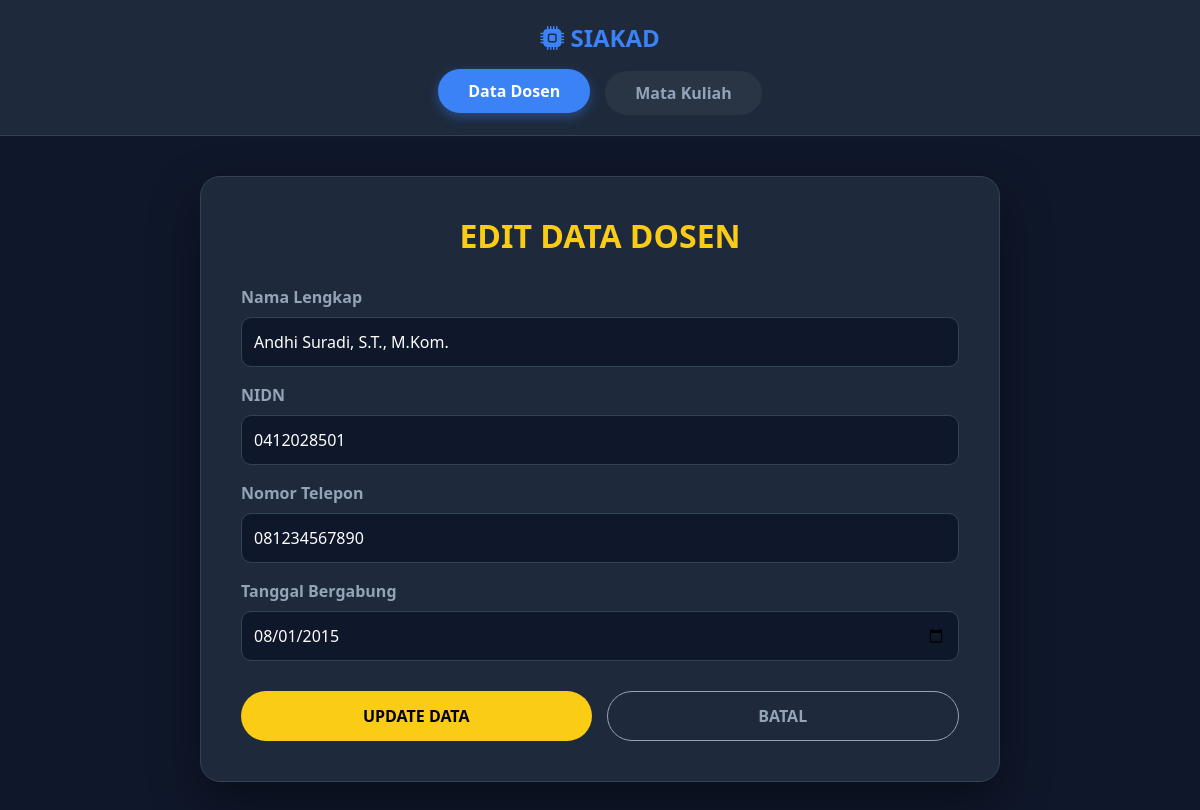
Screenshot of /tp_mvc25/index.php?mod=lecturer&act=edit&id=1 with the database file from the repository.
### tables this page shows
CREATE TABLE `lecturers` (
  `id` int(11) NOT NULL,
  `name` varchar(100) NOT NULL,
  `nidn` varchar(20) NOT NULL,
  `phone` varchar(20) NOT NULL,
  `join_date` date NOT NULL
);

### tp_mvc25/models/DB.php (called while the page is built, shortened)
<?php
class DB {
    private $host = "localhost";
    private $user = "root";
    private $pass = "";
    private $db   = "tp_mvc25";
    public function __construct() {
        $this->conn = new mysqli($this->host, $this->user, $this->pass, $this->db);
    }
}
?>

### tp_mvc25/models/Lecturer.php (called while the page is built, shortened)
<?php
include_once 'models/DB.php';
class Lecturer extends DB {
    public function getById($id) {
        $result = $this->conn->query("SELECT * FROM lecturers WHERE id='$id'");
        return $result->fetch_assoc();
    }
}
?>

### tp_mvc25/views/lecturer_edit.php (the view, shortened to what this page needs)
<!doctype html>
<html lang="en">
<head>
    <link href="assets/css/bootstrap.min.css" rel="stylesheet">
    <link rel="stylesheet" href="https://cdn.jsdelivr.net/npm/bootstrap-icons@1.11.3/font/bootstrap-icons.min.css">
</head>
<body>
    <body>
    <?php include 'views/navbar.php'; ?>
    <div class="container mb-5">
    <div class="container mb-5">
        <div class="form-wrapper">
            <h2 class="page-title">EDIT DATA DOSEN</h2>
            <form method="post" action="index.php?mod=lecturer&act=edit&id=<?= $data['id'] ?>">
                <div class="mb-3">
                    <label>Nama Lengkap</label>
                    <input type="text" name="name" value="<?= $data['name'] ?>" class="form-control" required>
                </div>
                <div class="mb-3">
                    <label>NIDN</label>
                    <input type="text" name="nidn" value="<?= $data['nidn'] ?>" class="form-control" required>
                </div>
                <div class="mb-3">
                    <label>Nomor Telepon</label>
                    <input type="text" name="phone" value="<?= $data['phone'] ?>" class="form-control" required>
                </div>
                <div class="mb-3">
                    <label>Tanggal Bergabung</label>
                    <input type="date" name="join_date" value="<?= $data['join_date'] ?>" class="form-control" required>
                </div>
                <div class="buttons-wrap">
                    <button type="submit" name="submit" class="btn-submit">UPDATE DATA</button>
                    <a href="index.php?mod=lecturer" class="btn-cancel">BATAL</a>
                </div>
            </form>
        </div>
    </div>
</body>
</html>

### tp_mvc25/views/lecturer_edit.php (style rules this page uses)
body { background-color: #0f172a; color: #f8fafc; font-family: 'Segoe UI', sans-serif; }
.form-wrapper { max-width: 800px; margin: 0 auto; background-color: #1e293b; padding: 40px; border-radius: 20px; box-shadow: 0 20px 50px rgba(0,0,0,0.4); border: 1px solid #334155; }
h2.page-title { text-align: center; font-weight: 700; margin-bottom: 30px; color: #facc15; }
label { color: #94a3b8; font-weight: 600; margin-bottom: 8px; }
.form-control { background-color: #0f172a; border: 1px solid #334155; color: #fff; padding: 12px; border-radius: 10px; }
.buttons-wrap { display: flex; gap: 15px; margin-top: 30px; }
.btn-submit, .btn-cancel { flex: 1; padding: 12px; border-radius: 50px; font-weight: bold; text-align: center; text-decoration: none; transition: 0.3s; border: none; display: inline-block; }
.btn-submit { background-color: #facc15; color: #000; }
.btn-cancel { background-color: transparent; border: 1px solid #94a3b8; color: #94a3b8; }

### rows the page displays
lecturers: name "Andhi Suradi, S.T., M.Kom.", nidn "0412028501", phone "081234567890", join_date "08/01/2015"
